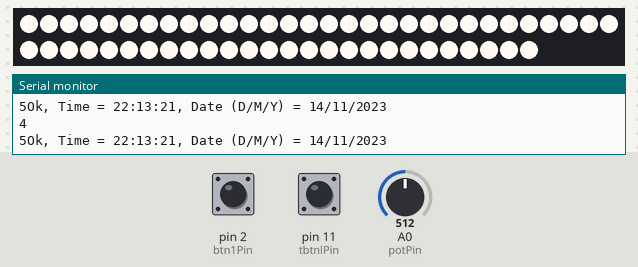
Simulated run of this sketch. Board: Arduino Uno, built with avr-gcc and run on an emulated ATmega328P. On the bench: 56 RGB LEDs in strip order, left to right, continuing on the next row, the last lines printed to the serial monitor. Inputs (shaded band) come from the test bench; at power-on: A0 (potPin) = 512, pin 11 (tbtnlPin) HIGH, pin 2 (btn1Pin) HIGH. The local clock reads 2024-03-15 10:24:30 at power-on unless the sketch sets it.

Above: at 1.5 s.
1.6 s: A0 (potPin) set to 395
3.3 s: A0 (potPin) set to 375
At 4.1 s:
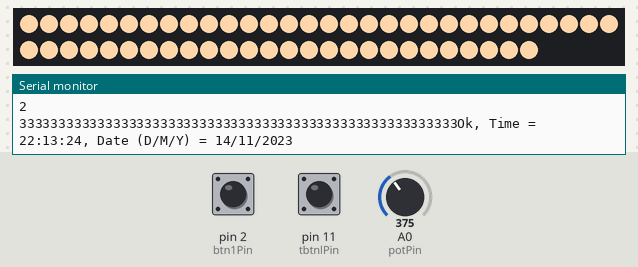
5.0 s: pin 11 (tbtnlPin) pulled LOW for 0.15 s
At 5.7 s:
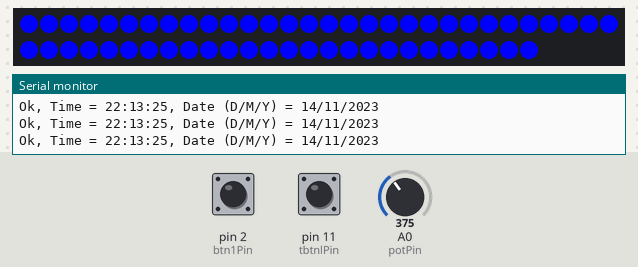
6.8 s: pin 2 (btn1Pin) pulled LOW for 1 s
At 8.4 s:
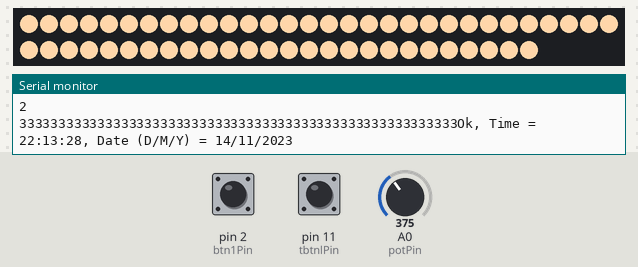
10.8 s: A0 (potPin) set to 137
12.5 s: A0 (potPin) set to 115
At 13.0 s:
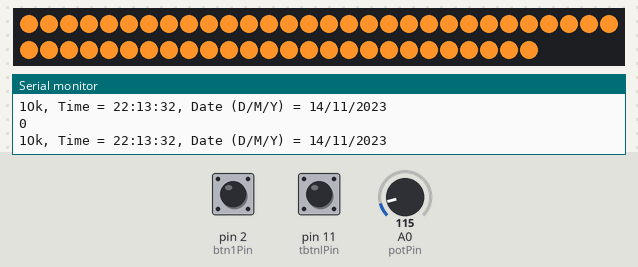
Timing chart, 0 to 15.1 s (numbered marks = the images above; inputs shaded):
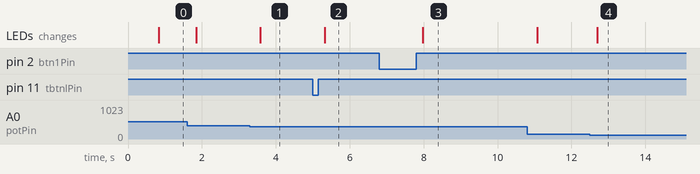

Measured:
- the behaviour switches between 384 and 383 on A0 (potPin) (found by bisection; images 0 and 1)
- the behaviour switches between 128 and 127 on A0 (potPin) (found by bisection; images 3 and 4)
- after the input at 3.3 s, the LEDs: change after 0.28 s (image 1)
- after the input at 5.0 s, the LEDs: change after 0.32 s (image 2)
- after the input at 6.8 s, the LEDs: change after 1.2 s (image 3)
- after the input at 12.5 s, the LEDs: change after 0.20 s (image 4)

The sketch:

Smart-light.ino
```cpp
// Different premade libraries that allows the use of certain functions
#include <FastLED.h>
#include <Wire.h>
#include <TimeLib.h>
#include <DS1307RTC.h>
// Definition of the NEOPIXEL type
#define CHIPSET     WS2811
// Nnumberof LEDS used
#define NUM_LEDS_PER_STRIP 56
// Output of signal from the Neopixel to arduino
#define LED_PIN 6
#define COLOR_ORDER GRB
#define BRIGHTNESS  255
CRGB leds[NUM_LEDS_PER_STRIP];
// Farvetemperaturer
int color1 = 0xFF9329; // Candle
int color2 = 0xFFC58F; // Tungsten40W
int color3 = 0xFFD6AA; // Tungsten100W
int color4 = 0xFFF1E0; // Halogen
int color5 = 0xFFFAF4; // CarbonArc
int color6 = 0xFFFFFB; // HighNoonSUN
int color7 = 0xFFFFFF; // DirectSunlight
int color8 = 0xC9E2FF; // OvercastSky
int color9 = 0x409CFF; // ClearBlueSky
//OnOffSwitch
int LEDState;
int tLEDState;
int btn1Pin=2;
int tbtnlPin=11;
int buttonNew;
int buttonOld=1;
int currentColor;
boolean lastState = false;
boolean tlastState = false;
int tbuttonNew;
int tbuttonOld=1;
int colorState = 0;
// Potentiometer
int lastPotValue;
int potPin = A0;
int Mapped;
int newMapped;
// Time
tmElements_t tm;
int currentTimedColor;
const char *monthName[12] = {
  "Jan", "Feb", "Mar", "Apr", "May", "Jun",
  "Jul", "Aug", "Sep", "Oct", "Nov", "Dec"
};

void setup() {
  bool parse=false;
  bool config=false;
  pinMode (btn1Pin, INPUT_PULLUP);
  pinMode(potPin, INPUT);
  pinMode(tbtnlPin, INPUT_PULLUP);
  FastLED.addLeds<CHIPSET, LED_PIN, COLOR_ORDER>(leds, NUM_LEDS_PER_STRIP).setCorrection( TypicalSMD5050 );
  FastLED.setBrightness( BRIGHTNESS );
  for(int i = 0; i < NUM_LEDS_PER_STRIP; i++){
  leds[i]=CRGB::Black;
  FastLED.show();
  }

  // get the date and time the compiler was run
  if (getDate(__DATE__) && getTime(__TIME__)) {
    parse = true;
    // and configure the RTC with this info
    if (RTC.write(tm)) {
      config = true;
    }
  }
  Serial.begin(9600);
  while (!Serial) ; // wait for Arduino Serial Monitor
  delay(200);
  if (parse && config) {
    Serial.print("DS1307 configured Time=");
    Serial.print(__TIME__);
    Serial.print(", Date=");
    Serial.println(__DATE__);
  } else if (parse) {
    Serial.println("DS1307 Communication Error :-{");
    Serial.println("Please check your circuitry");
  } else {
    Serial.print("Could not parse info from the compiler, Time=\"");
    Serial.print(__TIME__);
    Serial.print("\", Date=\"");
    Serial.print(__DATE__);
    Serial.println("\"");
  }
}

bool getTime(const char *str)
{
  int Hour, Min, Sec;

  if (sscanf(str, "%d:%d:%d", &Hour, &Min, &Sec) != 3) return false;
  tm.Hour = Hour;
  tm.Minute = Min;
  tm.Second = Sec;
  return true;
}

bool getDate(const char *str)
{
  char Month[12];
  int Day, Year;
  uint8_t monthIndex;

  if (sscanf(str, "%s %d %d", Month, &Day, &Year) != 3) return false;
  for (monthIndex = 0; monthIndex < 12; monthIndex++) {
    if (strcmp(Month, monthName[monthIndex]) == 0) break;
  }
  if (monthIndex >= 12) return false;
  tm.Day = Day;
  tm.Month = monthIndex + 1;
  tm.Year = CalendarYrToTm(Year);
  return true;
}

void lightadjust() {
int potValue = analogRead(potPin);
Mapped = map(potValue, 0, 1023, 0, 2000);
newMapped = Mapped / 250;
if (newMapped != lastPotValue) {
  switch(newMapped) {
  case 0:
    for(int i = 0; i < NUM_LEDS_PER_STRIP; i++){
    leds[i]=color1;
    currentColor = color1;
    colorState = 1;
    FastLED.show(); }
    Serial.println("0");
    Serial.print(colorState);
    break;
  case 1:
    for(int i = 0; i < NUM_LEDS_PER_STRIP; i++){
    leds[i]=color2;
    currentColor = color2;
    colorState = 2;
    FastLED.show(); }
    Serial.println("1");
    Serial.print(colorState);
    break;
  case 2:
    Serial.println("2");
    for(int i = 0; i < NUM_LEDS_PER_STRIP; i++){
    leds[i]=color3;
    currentColor = color3;
    colorState = 3;
    Serial.print(colorState);
    FastLED.show(); }
    break;
  case 3:
    for(int i = 0; i < NUM_LEDS_PER_STRIP; i++){
    leds[i]=color4;
    currentColor = color4;
    colorState = 4;
    FastLED.show(); }
    Serial.println("3");
    Serial.print(colorState);
    break;
  case 4:
      for(int i = 0; i < NUM_LEDS_PER_STRIP; i++){
    leds[i]=color5;
    currentColor = color5;
    colorState = 5;
    FastLED.show(); }
    Serial.println("4");
    Serial.print(colorState);
    break;
  case 5:
      for(int i = 0; i < NUM_LEDS_PER_STRIP; i++){
    leds[i]=color6;
    currentColor = color6;
    colorState = 6;
    FastLED.show(); }
    Serial.println("5");
    Serial.print(colorState);
    break;
  case 6:
    for(int i = 0; i < NUM_LEDS_PER_STRIP; i++){
    leds[i]=color7;
    currentColor = color7;
    colorState = 7;
    FastLED.show(); }
    Serial.println("6");
    Serial.print(colorState);
    break;
  case 7:
    for(int i = 0; i < NUM_LEDS_PER_STRIP; i++){
    leds[i]=color8;
    currentColor = color8;
    colorState = 8;
    FastLED.show(); }
    Serial.println("7");
    Serial.print(colorState);
    break;
  default:
    Serial.println("Error");
    break;
    }
  lastPotValue = potValue;
    }
}

void timedLightOn(){
  RTC.read(tm);
      if(tm.Hour == 20 && tm.Minute >= 27 && tm.Minute <= 28)
      {
        Serial.println("I WORK1");
      }
      if(tm.Hour == 20 && tm.Minute >= 29 && tm.Minute <= 30)
      {
        Serial.println("I WORK2");
      }
      if(tm.Hour == 20 && tm.Minute >= 31 && tm.Minute <= 32)
      {
        Serial.println("I WORK3");
      }
      if(tm.Hour == 20 && tm.Minute >= 26 && tm.Minute <= 27)
      {
        Serial.println("I WORK4");
}
}


void timedLightRead(){
  tmElements_t tm;
  if (RTC.read(tm)) {
    Serial.print("Ok, Time = ");
    print2digits(tm.Hour);
    Serial.write(':');
    print2digits(tm.Minute);
    Serial.write(':');
    print2digits(tm.Second);
    Serial.print(", Date (D/M/Y) = ");
    Serial.print(tm.Day);
    Serial.write('/');
    Serial.print(tm.Month);
    Serial.write('/');
    Serial.print(tmYearToCalendar(tm.Year));
    Serial.println();
  } else {
    if (RTC.chipPresent()) {
      Serial.println("The DS1307 is stopped.  Please run the SetTime");
      Serial.println("example to initialize the time and begin running.");
      Serial.println();
    } else {
      Serial.println("DS1307 read error!  Please check the circuitry.");
      Serial.println();
    }
  }
}

void print2digits(int number) {
  if (number >= 0 && number < 10) {
    Serial.write('0');
  }
  Serial.print(number);
}

void loop(){
int potValue = analogRead(potPin);
Mapped = map(potValue, 0, 1023, 0, 2000);
newMapped = Mapped / 250;
tbuttonNew = digitalRead(tbtnlPin);
buttonNew = digitalRead(btn1Pin);
timedLightRead();
RTC.read(tm);

if (tLEDState == 0) {
  RTC.read(tm);
  timedLightOn();
}


//Timed
boolean tbtnPressed = digitalRead(11);
 if (tbtnPressed == true && tlastState == false) {
    if (tLEDState==1){
      RTC.read(tm);
      timedLightOn();
      Serial.println("Timed Lights On");
      digitalWrite(LED_PIN,HIGH);
      for(int i = 0; i < NUM_LEDS_PER_STRIP; i++){
      leds[i]=CRGB::Blue;
      FastLED.show(); }
      tLEDState=0;
      LEDState=0;
      }
      else if (tLEDState == 0) {
      Serial.println("Timed Lights Off");
      digitalWrite(LED_PIN, LOW);
      for(int i = 0; i < NUM_LEDS_PER_STRIP; i++){
      leds[i]=CRGB::Black;
      FastLED.show(); }
      tLEDState=1;
      }
    }
tlastState = tbtnPressed;


// ON OFFSWITCH

boolean btnPressed = digitalRead(2);
if (LEDState == 1){
  int potValue = analogRead(potPin);
  Mapped = map(potValue, 0, 1023, 0, 2000);
  newMapped = Mapped / 250;
  lightadjust();
}

 if (btnPressed == true && lastState == false)
    {
    if (LEDState==0){
      digitalWrite(LED_PIN,HIGH);
      Serial.println("Potentiometer Lights On");
      for(int i = 0; i < NUM_LEDS_PER_STRIP; i++){
      int potValue = analogRead(potPin);
      Mapped = map(potValue, 0, 1023, 0, 2000);
      newMapped = Mapped / 250;
      leds[i]=currentColor;
      Serial.print(colorState);
      FastLED.show(); }
      LEDState=1;
      }
     else if(LEDState == 1) {
      Serial.println("Potentiometer Lights Off");
      digitalWrite(LED_PIN, LOW);
      for(int i = 0; i < NUM_LEDS_PER_STRIP; i++){
      leds[i]=CRGB::Black;
      FastLED.show(); }
      LEDState=0;
      }
    }
  lastState = btnPressed;
}
```
